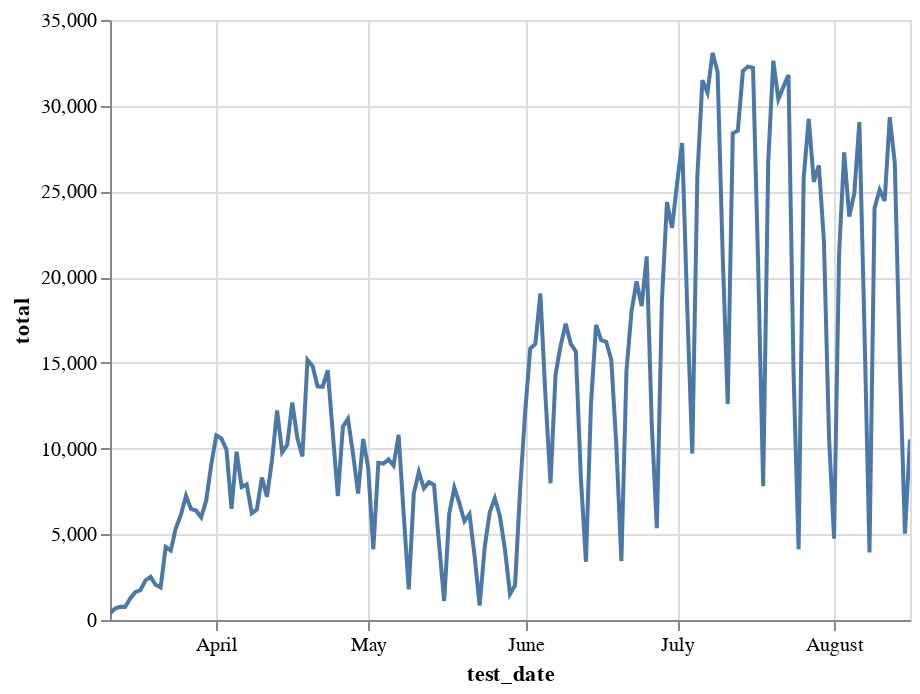

The code cell stored with this chart in its notebook:
### Code cell
alt.Chart(ti.reset_index().assign(total=lambda x: (x.Yes+x.No))).mark_line().encode(
    x='test_date',
    y='total',
    tooltip=['test_date', 'total']
).interactive()

### Figure 1 — Vega-Lite specification as saved in the notebook (floating-point values rounded to 4 significant figures; data arrays with more than 128 entries replaced by an {"elided": "..."} marker saying what was removed)
{"config": {"view": {"continuousWidth": 400, "continuousHeight": 300}}, "data": {"name": "data-31d20837fd055dd275306701bd1f58ac"}, "mark": "line", "encoding": {"tooltip": [{"type": "temporal", "field": "test_date"}, {"type": "quantitative", "field": "total"}], "x": {"type": "temporal", "field": "test_date"}, "y": {"type": "quantitative", "field": "total"}}, "selection": {"selector013": {"type": "interval", "bind": "scales", "encodings": ["x", "y"]}}, "$schema": "https://vega.github.io/schema/vega-lite/v4.8.1.json", "datasets": {"data-31d20837fd055dd275306701bd1f58ac": {"elided": "159 records"}}}
